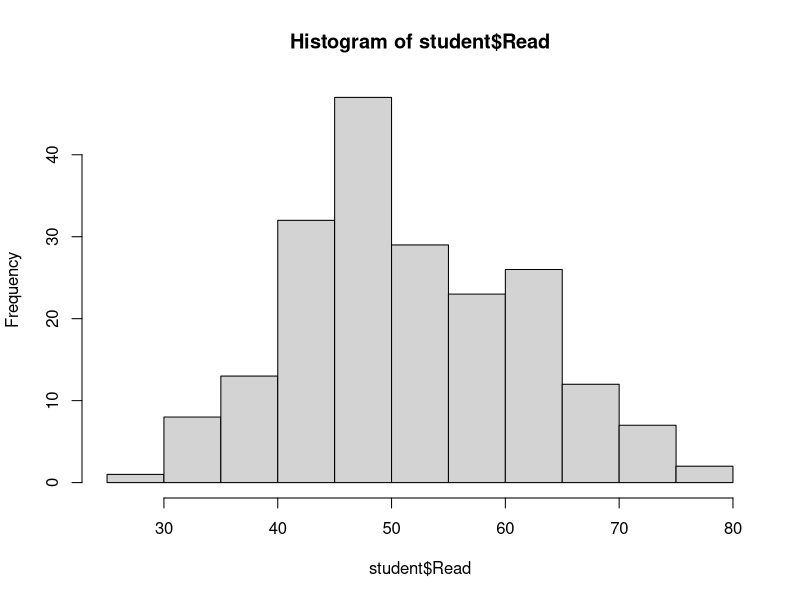
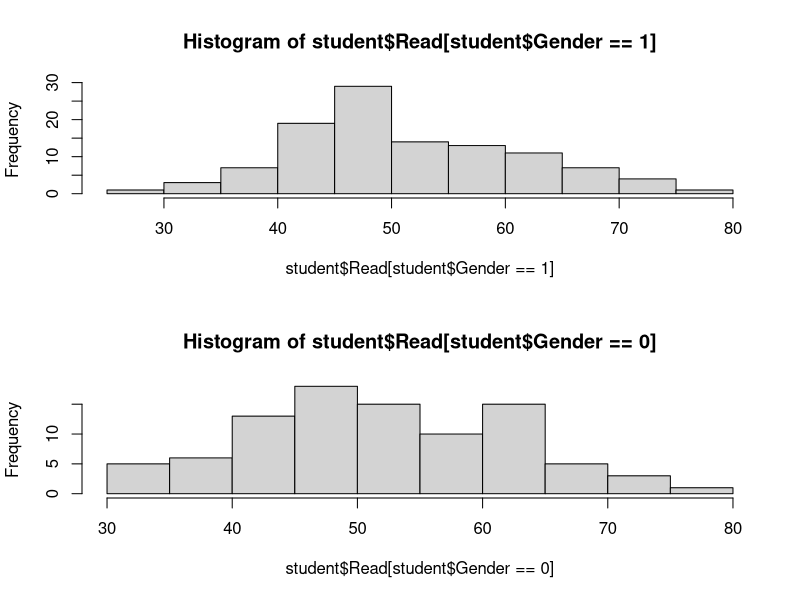
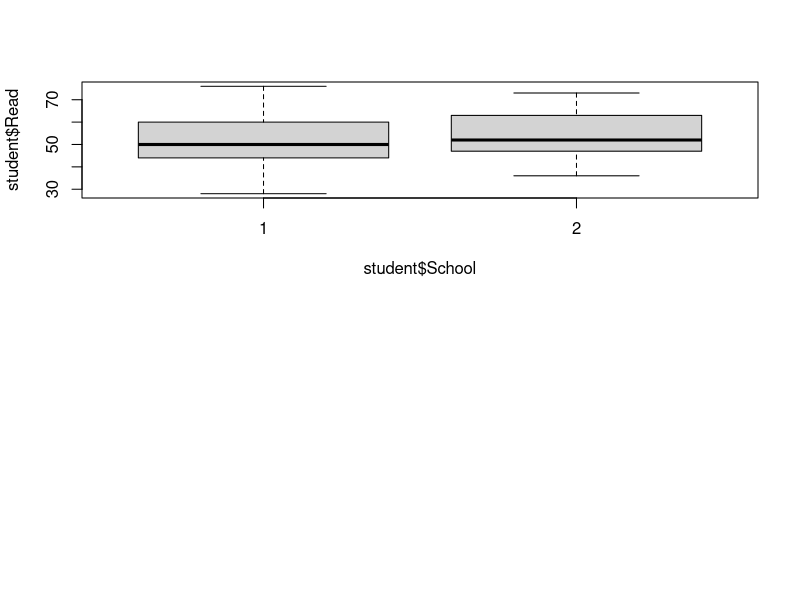

Here is the R script that generated these plots, in order:
#If skewness of the data lies between -1 and +1 then it is normal data, else it is skewed.
#It is negatively skewed if the data leans towards left and positively skewed if vice versa.
#Kurtosis shows the peak of standard deviation between data points and mean.
#(platykurtic - high peak,mesokurtic- mid peak, lepotokurtic- low or flat peak)

student<-read.csv("students_performance.csv")
str(student)
dim(student)
table(student$Gender) #Frequency count of dataset variables/categories etc. For example, for gender.

#Visualization of numeric data we use histogram, for categorical we use bar chart.
hist(student$Read)

#Checking if data is normal i.e checking kurtosis and skewness.
library(e1071)
library(dplyr)
skewness(student$Read) #Since the value is 0.19 and it is between -1 and +1, it is not skewed for 'Read'.

#To see graphs together use par(mfrow=). In this case we use for displaying both genders against 'Read'.
par(mfrow=c(2,1)) #Viewing as 2 rows and 1 column.
hist(student$Read[student$Gender==1])
hist(student$Read[student$Gender==0])

#Hypothesis testing
#One sample t-test - The one sample t test compares the mean of your sample data to a known value. 
#It is used for comparing the actual mean to the hypothesized mean for showing significant difference in the mean.
#For ex:
#H0: Mean of math is 70
#H1: Mean of math is not 70
#IMP: IF P VALUE IS <0.05, REJECT NULL HYPOTHESIS. ELSE ACCEPT.

t.test(student$Math, mu = 70) #mu is user defined to just check whatever values.
#Since p < 0.05, we accept alternate hypothesis.

#Welsh two sample test, for one numerical and one categorical variable up-to 2 levels
t.test(student$Read,student$School)
#Since p < 0.05, we accept alternative hypothesis(change in mean between both variables) and reject null hypothesis(no change in mean between both variables)

#Boxplot
boxplot(student$Read~student$School) # ~ is used for "as function of" i.e y~x is y is function of x, here, read becomes function of school to make it comparable which otherwise wont give a good plot

